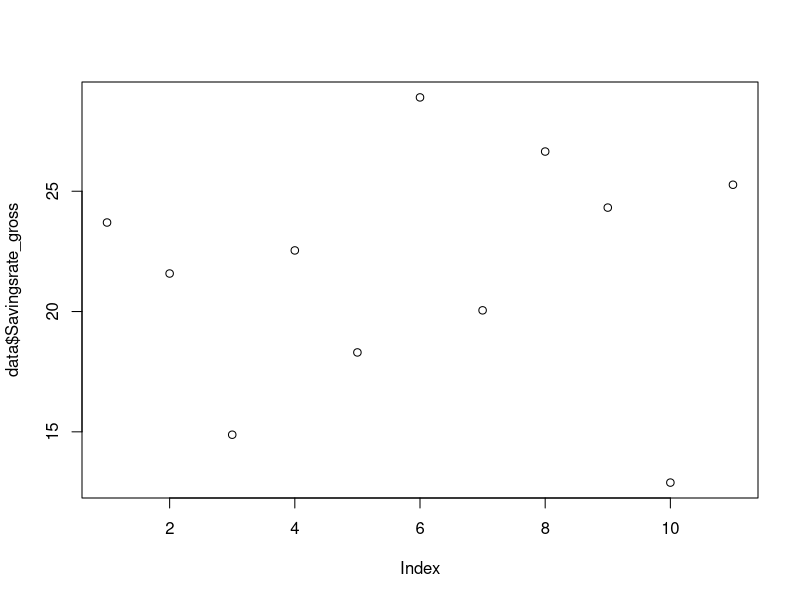
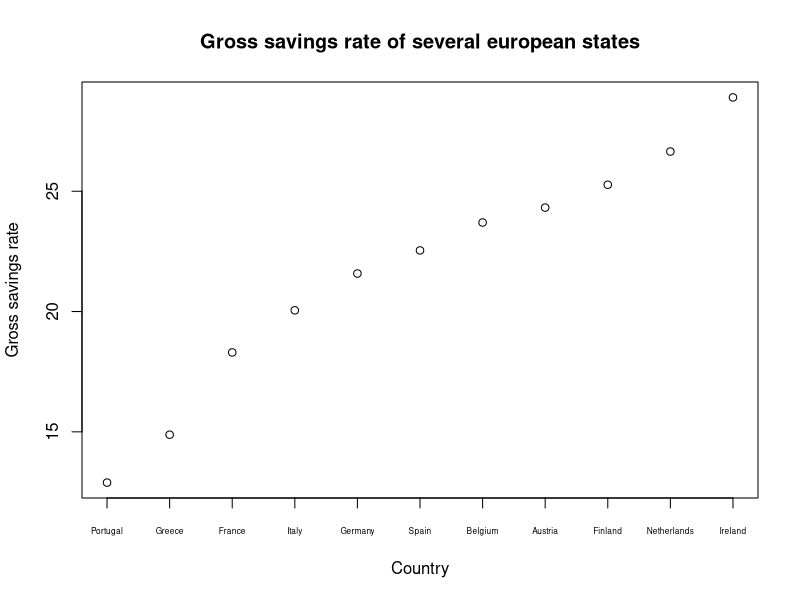
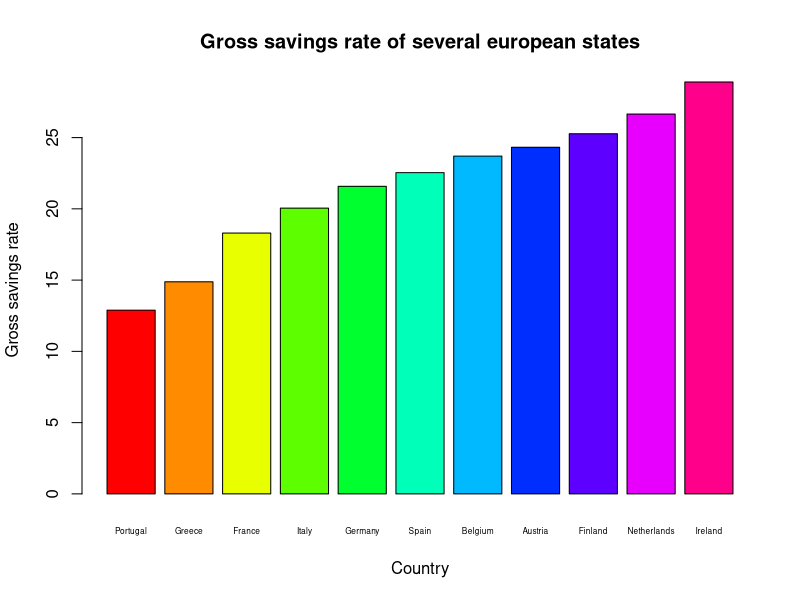

These charts were generated, in order, by the following R code:
# ############################################################################# #
#                                                                               #
#### Code Problem set 1                                                      ####
#                                                                               #
# ############################################################################# #



# ############################################################################# #
##### Problem 1.1 Obtaining and importing data                              #####
# ############################################################################# #

### a) start R, create a script, save the script

        
### b) .csv download and save the .csv


### c) .csv means Comma-Separated values and is a file in which the columns are (usually) separated by commas.
### If we open our .csv in the text editor, we see that the columns are separated by semicolons.


### d) Select working directory:
### Via Session -> Set Working Directory -> Choose Directory...
### alternatively by clicking in R-Studio on: Session -> Set Working Directory -> To Source File Location
### or by using the command setwd()


### e)
?read.table
data <- read.table(file = "Data_Income_Savings.csv", 
                    header = TRUE, 
                    sep = ";")
### via file we specify the file name, the file must be in the working directory, otherwise the directory must be specified.
### via header=TRUE we specify that the column headers are in the first line of the .csv, see help: logical value, can therefore only be TRUE or FALSE
### via sep we specify the semicolon as separator


### f)
str(data)
### The data set contains 7 variables with 11 observations each.
### The variables are: Country, GDP, Incom_net, Income_gross, Savings_net, Savings_gross and Savingsrate_net.




# ############################################################################# #
##### Problem 1.2 Analysis of the gross savings rate                        #####
# ############################################################################# #

### a)
is.data.frame(data) 
head(x = data, n = 3)  ### Display first 3 rows
View(data)             ### Alternatively click in R-Studio


### b)
a <- c(6, 14, 24);      a
b <- 1:3;               b
d <- a-b;               d
p <- d/b;               p


### c)
data[p, 3]      ### p selects the 5th to 7th row, 3 selects the 3rd column
### values: 1470602.1,  119619.3, 1194992.8


### d)
data[5,"Savingsrate_net"]


### e) 
names(data) 
names(data)[3] <- "Income_net" ### Correct spelling mistake in Incom_net to Income_net
### Attention, no numeric or logical value, so use quotation marks!
names(data)


### f)
3 > 6   ### FALSE
6 > 3   ### TRUE
?"<"    ### different variants
a < b   ### the vectors are compared per element
a < 15  ### each element from a is checked for < 15. The 15 is therefore applied 3 times.


### g)
x <- a > b
x
which(x)            ### a is for all 3 entries greater than b
is.vector(which(x)) ### which(x) is also a vector


### h) 
y <- data[,"Savingsrate_net"] > 10
data[y,"Country"]                     ### outputs the countries for which y is TRUE
data[which(y),"Country"]              ### outputs the countries whose rows are saved in which(y)


#### i)
Savingsrate_gross <- (data[,"Savings_gross"] / data[,"Income_gross"])*100
Savingsrate_gross <- round(Savingsrate_gross, digits = 2)
data <- cbind(data, Savingsrate_gross)


### j)
plot(data$Savingsrate_gross)          ### Select with $ the column Savingsrate_gross

### improvement:
order_savings <- order(data$Savingsrate_gross)
order_savings
Savingsrate_gross_ordered <- data$Savingsrate_gross[order_savings]
Country_ordered <- data$Country[order_savings]

plot(Savingsrate_gross_ordered,
     type = "p",
     xaxt = "n",
     main = "Gross savings rate of several european states",
     xlab = "Country",
     ylab = "Gross savings rate")
### Put countries on the x-axis:
axis(side     = 1, 
     at       = 1:11, 
     labels   = Country_ordered,
     cex.axis = 0.5)

### or as a bar plot
barplot(data[,"Savingsrate_gross"][order_savings],
        names.arg = data[,"Country"][order_savings],
        main      = "Gross savings rate of several european states",
        xlab      = "Country",
        ylab      = "Gross savings rate",
        cex.names = 0.5,
        col       = rainbow(11)) 


### k)
mean(data$Savingsrate_gross)
median(data$Savingsrate_gross)
min(data$Savingsrate_gross)
max(data$Savingsrate_gross)
### Alternatively, we can also find the values here:
summary(data$Savingsrate_gross) 


### l)
difference <- (data$Savingsrate_gross - mean(data$Savingsrate_gross))
### method 1:
(SSR1 <- sum((difference)^2))
### method 2:
(SSR2 <- t(difference)%*%difference)
### WARNING: not commutative
difference %*% t(difference)

SSR1 
SSR2 ### both ways lead to the same sum of squared deviations


### empirical standard deviation:
n <- length(data$Savingsrate_gross);    n
empVar <- (1/(n-1))*SSR1;               empVar
empSd <- sqrt(empVar);                  empSd
# check:
var(data$Savingsrate_gross)
sd(data$Savingsrate_gross)




# ############################################################################# #
##### Problem 1.3                                                           #####
# ############################################################################# #

### a) Load data set module_exam.csv into the working directory

### Displays the current working directory
getwd()

### Select suitable working directory 
### via  setwd or via  Session --> Set Working Directory --> Choose Directory...
setwd("~/ownCloud/Dokumente/lehre/2024_SoSe/SEM/Tutorials/01_R")

### Save module_exam.csv in an object scores
scores <- read.table(file = "module_exam.csv", header = TRUE, sep = ",")

### is scores a data.frame?
is.data.frame(scores)


### b)
### overview of the data
View(scores)
str(scores) 
head(scores)

### Division of the data of each exam part into the group boundaries and saving it in 
### dist_part1 and dist_part2
?cut
dist_part1 <- cut(x = scores[,1], breaks = c(0,5,10,15,20,25,30))
dist_part2 <- cut(x = scores[,2], breaks = c(0,5,10,15,20,25,30))

### display the results
dist_part1
dist_part2
### cut divides the range of x into intervals and codes the values in x 
### according to the interval in which they fall.


### c)
### Table per test section with the frequencies of the individual groups
Part_1 <- table(dist_part1)
Part_2 <- table(dist_part2)

### display the results
Part_1
Part_2 

### Summarise results in a table
total <- rbind(Part_1, Part_2)
total 
rbind(total, "Grade" = 6:1)


### d)
### calculate row and column sums
colSums(total)
rowSums(total)

### Appending to the table from before + overwriting the variables total
total <- rbind(total, colSums(total))
rownames(total) <- c("Part 1","Part 2","sum")
total
total <- cbind(total, rowSums(total))
colnames(total) <- c("6", "5", "4", "3", "2", "1", "sum")
total

### With rbind(a,b,c) the vectors a, b and c can be combined in rows to form a matrix.
### In contrast, cbind() joins the vectors column by column to form a matrix.

### Calculation of the joint distribution 
round(total[1:2,1:6]/398, digits = 2) 

### Numerical values can be rounded with round(). 
### It is also possible to specify the number of decimal digits.
### You look at the probability that both occur.


### e)
### Calculation of marginal distribution with relative frequencies. 
marginal_dist <- total[3,1:6]/398
round(marginal_dist, digits = 2)
### calculating the expected grade 
sum(6:1*marginal_dist)
### we get on average a grade of 2.85.


### f)
### calculate conditional distributions 
conditional_dist1 <- total[1, 1:6]/199
conditional_dist2 <- total[2, 1:6]/199

round(conditional_dist1, digits = 2)
round(conditional_dist2, digits = 2)


### g)
### calculate the conditional expectations 
sum(6:1*conditional_dist1)
sum(6:1*conditional_dist2)

### that can also be done using weights
weighted.mean(x = 6:1, w = conditional_dist1)
weighted.mean(x = 6:1, w = conditional_dist2)

### unconditional expected value
sum(6:1*marginal_dist)

### Comparison with unconditional expected value from part e) (2.85). 
### Part 1 is in expectation better, Part 2 worse.









